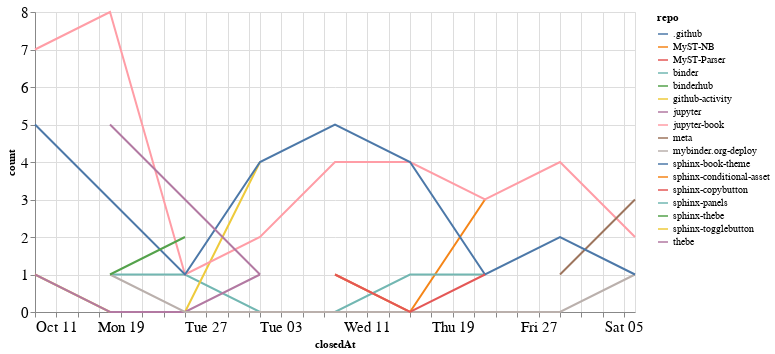

Source (notebook cell):
### Code cell
closed_by_time = closed_by.groupby('repo').resample('W', on='closedAt').count()['author'].reset_index()
closed_by_time = closed_by_time.rename(columns={'author': 'count'})

alt.Chart(closed_by_time, width=600).mark_line().encode(
    x='closedAt',
    y='count',
    color='repo',
    tooltip="repo"
)

### Figure 1 — Vega-Lite specification as saved in the notebook (floating-point values rounded to 4 significant figures)
{"config": {"axisLeft": {"labelFontSize": 15}, "axisBottom": {"labelFontSize": 15}}, "data": {"name": "data-328da85cc6cb606ca06d9dfdb28b2fe3"}, "mark": "line", "encoding": {"color": {"type": "nominal", "field": "repo"}, "tooltip": {"type": "nominal", "field": "repo"}, "x": {"type": "temporal", "field": "closedAt"}, "y": {"type": "quantitative", "field": "count"}}, "width": 600, "$schema": "https://vega.github.io/schema/vega-lite/v4.8.1.json", "datasets": {"data-328da85cc6cb606ca06d9dfdb28b2fe3": [{"repo": ".github", "closedAt": "2020-11-08T00:00:00", "count": 1}, {"repo": "MyST-NB", "closedAt": "2020-11-08T00:00:00", "count": 1}, {"repo": "MyST-NB", "closedAt": "2020-11-15T00:00:00", "count": 0}, {"repo": "MyST-NB", "closedAt": "2020-11-22T00:00:00", "count": 3}, {"repo": "MyST-Parser", "closedAt": "2020-10-11T00:00:00", "count": 1}, {"repo": "binder", "closedAt": "2020-10-18T00:00:00", "count": 1}, {"repo": "binder", "closedAt": "2020-10-25T00:00:00", "count": 1}, {"repo": "binder", "closedAt": "2020-11-01T00:00:00", "count": 0}, {"repo": "binder", "closedAt": "2020-11-08T00:00:00", "count": 0}, {"repo": "binder", "closedAt": "2020-11-15T00:00:00", "count": 1}, {"repo": "binder", "closedAt": "2020-11-22T00:00:00", "count": 1}, {"repo": "binderhub", "closedAt": "2020-11-01T00:00:00", "count": 1}, {"repo": "github-activity", "closedAt": "2020-10-11T00:00:00", "count": 1}, {"repo": "github-activity", "closedAt": "2020-10-18T00:00:00", "count": 0}, {"repo": "github-activity", "closedAt": "2020-10-25T00:00:00", "count": 0}, {"repo": "github-activity", "closedAt": "2020-11-01T00:00:00", "count": 4}, {"repo": "jupyter", "closedAt": "2020-10-11T00:00:00", "count": 1}, {"repo": "jupyter", "closedAt": "2020-10-18T00:00:00", "count": 0}, {"repo": "jupyter", "closedAt": "2020-10-25T00:00:00", "count": 0}, {"repo": "jupyter", "closedAt": "2020-11-01T00:00:00", "count": 1}, {"repo": "jupyter-book", "closedAt": "2020-10-11T00:00:00", "count": 7}, {"repo": "jupyter-book", "closedAt": "2020-10-18T00:00:00", "count": 8}, {"repo": "jupyter-book", "closedAt": "2020-10-25T00:00:00", "count": 1}, {"repo": "jupyter-book", "closedAt": "2020-11-01T00:00:00", "count": 2}, {"repo": "jupyter-book", "closedAt": "2020-11-08T00:00:00", "count": 4}, {"repo": "jupyter-book", "closedAt": "2020-11-15T00:00:00", "count": 4}, {"repo": "jupyter-book", "closedAt": "2020-11-22T00:00:00", "count": 3}, {"repo": "jupyter-book", "closedAt": "2020-11-29T00:00:00", "count": 4}, {"repo": "jupyter-book", "closedAt": "2020-12-06T00:00:00", "count": 2}, {"repo": "meta", "closedAt": "2020-11-29T00:00:00", "count": 1}, {"repo": "meta", "closedAt": "2020-12-06T00:00:00", "count": 3}, {"repo": "mybinder.org-deploy", "closedAt": "2020-10-18T00:00:00", "count": 1}, {"repo": "mybinder.org-deploy", "closedAt": "2020-10-25T00:00:00", "count": 0}, {"repo": "mybinder.org-deploy", "closedAt": "2020-11-01T00:00:00", "count": 0}, {"repo": "mybinder.org-deploy", "closedAt": "2020-11-08T00:00:00", "count": 0}, {"repo": "mybinder.org-deploy", "closedAt": "2020-11-15T00:00:00", "count": 0}, {"repo": "mybinder.org-deploy", "closedAt": "2020-11-22T00:00:00", "count": 0}, {"repo": "mybinder.org-deploy", "closedAt": "2020-11-29T00:00:00", "count": 0}, {"repo": "mybinder.org-deploy", "closedAt": "2020-12-06T00:00:00", "count": 1}, {"repo": "sphinx-book-theme", "closedAt": "2020-10-11T00:00:00", "count": 5}, {"repo": "sphinx-book-theme", "closedAt": "2020-10-18T00:00:00", "count": 3}, {"repo": "sphinx-book-theme", "closedAt": "2020-10-25T00:00:00", "count": 1}, {"repo": "sphinx-book-theme", "closedAt": "2020-11-01T00:00:00", "count": 4}, {"repo": "sphinx-book-theme", "closedAt": "2020-11-08T00:00:00", "count": 5}, {"repo": "sphinx-book-theme", "closedAt": "2020-11-15T00:00:00", "count": 4}, {"repo": "sphinx-book-theme", "closedAt": "2020-11-22T00:00:00", "count": 1}, {"repo": "sphinx-book-theme", "closedAt": "2020-11-29T00:00:00", "count": 2}, {"repo": "sphinx-book-theme", "closedAt": "2020-12-06T00:00:00", "count": 1}, {"repo": "sphinx-conditional-asset", "closedAt": "2020-10-25T00:00:00", "count": 2}, {"repo": "sphinx-copybutton", "closedAt": "2020-11-08T00:00:00", "count": 1}, {"repo": "sphinx-copybutton", "closedAt": "2020-11-15T00:00:00", "count": 0}, {"repo": "sphinx-copybutton", "closedAt": "2020-11-22T00:00:00", "count": 1}, {"repo": "sphinx-panels", "closedAt": "2020-10-18T00:00:00", "count": 1}, {"repo": "sphinx-thebe", "closedAt": "2020-10-18T00:00:00", "count": 1}, {"repo": "sphinx-thebe", "closedAt": "2020-10-25T00:00:00", "count": 2}, {"repo": "sphinx-togglebutton", "closedAt": "2020-10-25T00:00:00", "count": 3}, {"repo": "thebe", "closedAt": "2020-10-18T00:00:00", "count": 5}, {"repo": "thebe", "closedAt": "2020-10-25T00:00:00", "count": 3}, {"repo": "thebe", "closedAt": "2020-11-01T00:00:00", "count": 1}]}}
